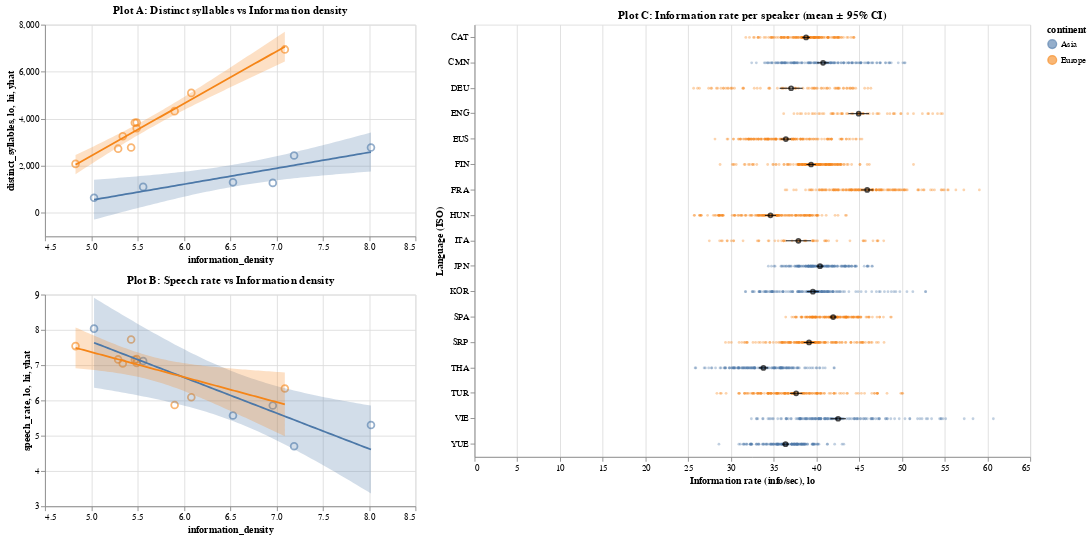

Source (notebook cell):
### Markdown cell above
<div class="alert alert-info" style="color:black">

### Question 5
rubric={accuracy:1,viz:2}
    
    
<h4>Python</h4>
<ol type="1">
<li>Assign each of your previous three plots to a variable name (you don’t have to repeat the code down here, you can assign it in the original cell, just make sure you are still outputting the variable at the end of those cells so that the plots still are displayed after each cell).</li>
<li>Arrange the three plots into a layout with the two scatter plots in a column to the left and mean + CI plot to the right. The overall layout should look even, so make the scatterplots about half the height and two thirds of the width of the mean + CI plot.</li>
<li>Set proper titles where you judge it is needed. Show that you know the proper command to save this as a png file on your local computer.</li>
</ol>
    
</div>

### Code cell
# YOUR ANSWER GOES HERE
scatter_w, scatter_h = 420, 240
right_w, right_h     = 630, 2 * scatter_h + 10  # 右边更宽、更高（接近两张叠加）

A = plot_A.properties(width=scatter_w, height=scatter_h, title="Plot A: Distinct syllables vs Information density")
B = plot_B.properties(width=scatter_w, height=scatter_h, title="Plot B: Speech rate vs Information density")
C = plot_C.properties(width=right_w, height=right_h, title="Plot C: Information rate per speaker (mean ± 95% CI)")

layout = alt.hconcat(
    alt.vconcat(A, B, spacing=10),
    C,
    spacing=20
).resolve_scale(
    color='shared'
)

layout

### Figure 1 — Vega-Lite specification as saved in the notebook (floating-point values rounded to 4 significant figures; data arrays with more than 128 entries replaced by an {"elided": "..."} marker saying what was removed)
{"$schema": "https://vega.github.io/schema/vega-lite/v5.20.1.json", "config": {"view": {"continuousHeight": 300, "continuousWidth": 300}}, "datasets": {"data-048e14b87536cb1210df920cc8dc5f35": [{"ci": 0.4427, "continent": "Europe", "hi": 39.23, "iso_lang": "CAT", "lo": 38.35, "mean_rate": 38.79, "n": 150, "sd_rate": 2.766, "se": 0.2259}, {"ci": 0.6882, "continent": "Asia", "hi": 41.46, "iso_lang": "CMN", "lo": 40.08, "mean_rate": 40.77, "n": 150, "sd_rate": 4.3, "se": 0.3511}, {"ci": 1.351, "continent": "Europe", "hi": 38.39, "iso_lang": "DEU", "lo": 35.69, "mean_rate": 37.04, "n": 75, "sd_rate": 5.971, "se": 0.6894}, {"ci": 1.209, "continent": "Europe", "hi": 46.15, "iso_lang": "ENG", "lo": 43.73, "mean_rate": 44.94, "n": 60, "sd_rate": 4.778, "se": 0.6168}, {"ci": 0.6161, "continent": "Europe", "hi": 37.04, "iso_lang": "EUS", "lo": 35.8, "mean_rate": 36.42, "n": 150, "sd_rate": 3.85, "se": 0.3143}, {"ci": 0.5452, "continent": "Europe", "hi": 39.92, "iso_lang": "FIN", "lo": 38.83, "mean_rate": 39.37, "n": 150, "sd_rate": 3.407, "se": 0.2782}, {"ci": 0.7143, "continent": "Europe", "hi": 46.65, "iso_lang": "FRA", "lo": 45.22, "mean_rate": 45.93, "n": 150, "sd_rate": 4.463, "se": 0.3644}, {"ci": 0.6527, "continent": "Europe", "hi": 35.28, "iso_lang": "HUN", "lo": 33.97, "mean_rate": 34.62, "n": 150, "sd_rate": 4.079, "se": 0.333}, {"ci": 1.481, "continent": "Europe", "hi": 39.37, "iso_lang": "ITA", "lo": 36.41, "mean_rate": 37.89, "n": 54, "sd_rate": 5.554, "se": 0.7559}, {"ci": 0.4203, "continent": "Asia", "hi": 40.83, "iso_lang": "JPN", "lo": 39.99, "mean_rate": 40.41, "n": 150, "sd_rate": 2.626, "se": 0.2144}, {"ci": 0.702, "continent": "Asia", "hi": 40.28, "iso_lang": "KOR", "lo": 38.88, "mean_rate": 39.58, "n": 150, "sd_rate": 4.386, "se": 0.3581}, {"ci": 0.4053, "continent": "Europe", "hi": 42.36, "iso_lang": "SPA", "lo": 41.55, "mean_rate": 41.96, "n": 150, "sd_rate": 2.533, "se": 0.2068}, {"ci": 0.6274, "continent": "Europe", "hi": 39.76, "iso_lang": "SRP", "lo": 38.5, "mean_rate": 39.13, "n": 150, "sd_rate": 3.921, "se": 0.3201}, {"ci": 0.5491, "continent": "Asia", "hi": 34.35, "iso_lang": "THA", "lo": 33.25, "mean_rate": 33.8, "n": 150, "sd_rate": 3.431, "se": 0.2801}, {"ci": 0.7275, "continent": "Europe", "hi": 38.35, "iso_lang": "TUR", "lo": 36.9, "mean_rate": 37.63, "n": 149, "sd_rate": 4.531, "se": 0.3712}, {"ci": 0.8987, "continent": "Asia", "hi": 43.43, "iso_lang": "VIE", "lo": 41.64, "mean_rate": 42.53, "n": 150, "sd_rate": 5.616, "se": 0.4585}, {"ci": 0.413, "continent": "Asia", "hi": 36.8, "iso_lang": "YUE", "lo": 35.97, "mean_rate": 36.38, "n": 150, "sd_rate": 2.581, "se": 0.2107}], "data-3845cb8db44fd98f2418161dba5c6542": {"elided": "160 records"}, "data-6ff0b0644da0c11a72053c6726ba7fba": {"elided": "160 records"}, "data-b1485ec6099d617960b0b33b666df424": {"elided": "2288 records"}, "data-c51b48d1127b6417e0276b9f515b674b": [{"continent": "Europe", "information_density": 5.49, "language": "Catalan", "speech_rate": 7.065}, {"continent": "Asia", "information_density": 6.96, "language": "Mandarin", "speech_rate": 5.858}, {"continent": "Europe", "information_density": 6.08, "language": "German", "speech_rate": 6.092}, {"continent": "Europe", "information_density": 7.09, "language": "English", "speech_rate": 6.338}, {"continent": "Europe", "information_density": 4.83, "language": "Basque", "speech_rate": 7.54}, {"continent": "Europe", "information_density": 5.49, "language": "Finnish", "speech_rate": 7.171}, {"continent": "Europe", "information_density": 5.9, "language": "Hungarian", "speech_rate": 5.868}, {"continent": "Europe", "information_density": 5.29, "language": "Italian", "speech_rate": 7.162}, {"continent": "Asia", "information_density": 5.03, "language": "Japanese", "speech_rate": 8.035}, {"continent": "Asia", "information_density": 5.56, "language": "Korean", "speech_rate": 7.119}, {"continent": "Europe", "information_density": 5.43, "language": "Spanish", "speech_rate": 7.727}, {"continent": "Europe", "information_density": 5.47, "language": "Serbian", "speech_rate": 7.154}, {"continent": "Asia", "information_density": 7.19, "language": "Thai", "speech_rate": 4.701}, {"continent": "Europe", "information_density": 5.34, "language": "Turkish", "speech_rate": 7.046}, {"continent": "Asia", "information_density": 8.02, "language": "Vietnamese", "speech_rate": 5.304}, {"continent": "Asia", "information_density": 6.53, "language": "Cantonese", "speech_rate": 5.572}], "data-ccab22f1c5067066db97431847bd971f": [{"continent": "Europe", "distinct_syllables": 3600, "information_density": 5.49, "language": "Catalan"}, {"continent": "Asia", "distinct_syllables": 1274, "information_density": 6.96, "language": "Mandarin"}, {"continent": "Europe", "distinct_syllables": 5100, "information_density": 6.08, "language": "German"}, {"continent": "Europe", "distinct_syllables": 6949, "information_density": 7.09, "language": "English"}, {"continent": "Europe", "distinct_syllables": 2082, "information_density": 4.83, "language": "Basque"}, {"continent": "Europe", "distinct_syllables": 3844, "information_density": 5.49, "language": "Finnish"}, {"continent": "Europe", "distinct_syllables": 4325, "information_density": 5.9, "language": "Hungarian"}, {"continent": "Europe", "distinct_syllables": 2729, "information_density": 5.29, "language": "Italian"}, {"continent": "Asia", "distinct_syllables": 643, "information_density": 5.03, "language": "Japanese"}, {"continent": "Asia", "distinct_syllables": 1104, "information_density": 5.56, "language": "Korean"}, {"continent": "Europe", "distinct_syllables": 2778, "information_density": 5.43, "language": "Spanish"}, {"continent": "Europe", "distinct_syllables": 3831, "information_density": 5.47, "language": "Serbian"}, {"continent": "Asia", "distinct_syllables": 2438, "information_density": 7.19, "language": "Thai"}, {"continent": "Europe", "distinct_syllables": 3260, "information_density": 5.34, "language": "Turkish"}, {"continent": "Asia", "distinct_syllables": 2776, "information_density": 8.02, "language": "Vietnamese"}, {"continent": "Asia", "distinct_syllables": 1298, "information_density": 6.53, "language": "Cantonese"}]}, "hconcat": [{"spacing": 10, "vconcat": [{"height": 240, "layer": [{"data": {"name": "data-ccab22f1c5067066db97431847bd971f"}, "encoding": {"color": {"field": "continent", "type": "nominal"}, "tooltip": [{"field": "continent", "type": "nominal"}, {"field": "language", "type": "nominal"}, {"field": "information_density", "type": "quantitative"}, {"field": "distinct_syllables", "type": "quantitative"}], "x": {"field": "information_density", "scale": {"zero": false}, "type": "quantitative"}, "y": {"field": "distinct_syllables", "scale": {"zero": false}, "type": "quantitative"}}, "mark": {"opacity": 0.6, "size": 60, "type": "point"}}, {"data": {"name": "data-6ff0b0644da0c11a72053c6726ba7fba"}, "encoding": {"color": {"field": "continent", "type": "nominal"}, "x": {"field": "information_density", "type": "quantitative"}, "y": {"field": "lo", "type": "quantitative"}, "y2": {"field": "hi"}}, "mark": {"opacity": 0.25, "type": "area"}}, {"data": {"name": "data-6ff0b0644da0c11a72053c6726ba7fba"}, "encoding": {"color": {"field": "continent", "type": "nominal"}, "x": {"field": "information_density", "type": "quantitative"}, "y": {"field": "yhat", "type": "quantitative"}}, "mark": {"type": "line"}}], "title": "Plot A: Distinct syllables vs Information density", "width": 420}, {"height": 240, "layer": [{"data": {"name": "data-c51b48d1127b6417e0276b9f515b674b"}, "encoding": {"color": {"field": "continent", "type": "nominal"}, "tooltip": [{"field": "continent", "type": "nominal"}, {"field": "language", "type": "nominal"}, {"field": "information_density", "type": "quantitative"}, {"field": "speech_rate", "type": "quantitative"}], "x": {"field": "information_density", "scale": {"zero": false}, "type": "quantitative"}, "y": {"field": "speech_rate", "scale": {"zero": false}, "type": "quantitative"}}, "mark": {"opacity": 0.6, "size": 60, "type": "point"}}, {"data": {"name": "data-3845cb8db44fd98f2418161dba5c6542"}, "encoding": {"color": {"field": "continent", "type": "nominal"}, "x": {"field": "information_density", "type": "quantitative"}, "y": {"field": "lo", "type": "quantitative"}, "y2": {"field": "hi"}}, "mark": {"opacity": 0.25, "type": "area"}}, {"data": {"name": "data-3845cb8db44fd98f2418161dba5c6542"}, "encoding": {"color": {"field": "continent", "type": "nominal"}, "x": {"field": "information_density", "type": "quantitative"}, "y": {"field": "yhat", "type": "quantitative"}}, "mark": {"type": "line"}}], "title": "Plot B: Speech rate vs Information density", "width": 420}]}, {"height": 490, "layer": [{"data": {"name": "data-b1485ec6099d617960b0b33b666df424"}, "encoding": {"color": {"field": "continent", "type": "nominal"}, "tooltip": [{"field": "iso_lang", "type": "nominal"}, {"field": "information_rate", "type": "quantitative"}], "x": {"field": "information_rate", "title": "Information rate (info/sec)", "type": "quantitative"}, "y": {"field": "iso_lang", "sort": "-x", "title": "Language (ISO)", "type": "nominal"}}, "mark": {"opacity": 0.35, "size": 10, "type": "circle"}, "title": "Information Rate per Speaker by Language"}, {"data": {"name": "data-048e14b87536cb1210df920cc8dc5f35"}, "encoding": {"x": {"field": "lo", "type": "quantitative"}, "x2": {"field": "hi"}, "y": {"field": "iso_lang", "type": "nominal"}}, "mark": {"color": "black", "type": "errorbar"}}, {"data": {"name": "data-048e14b87536cb1210df920cc8dc5f35"}, "encoding": {"x": {"field": "mean_rate", "type": "quantitative"}, "y": {"field": "iso_lang", "type": "nominal"}}, "mark": {"color": "black", "size": 20, "type": "point"}}], "title": "Plot C: Information rate per speaker (mean ± 95% CI)", "width": 630}], "resolve": {"scale": {"color": "shared"}}, "spacing": 20}
